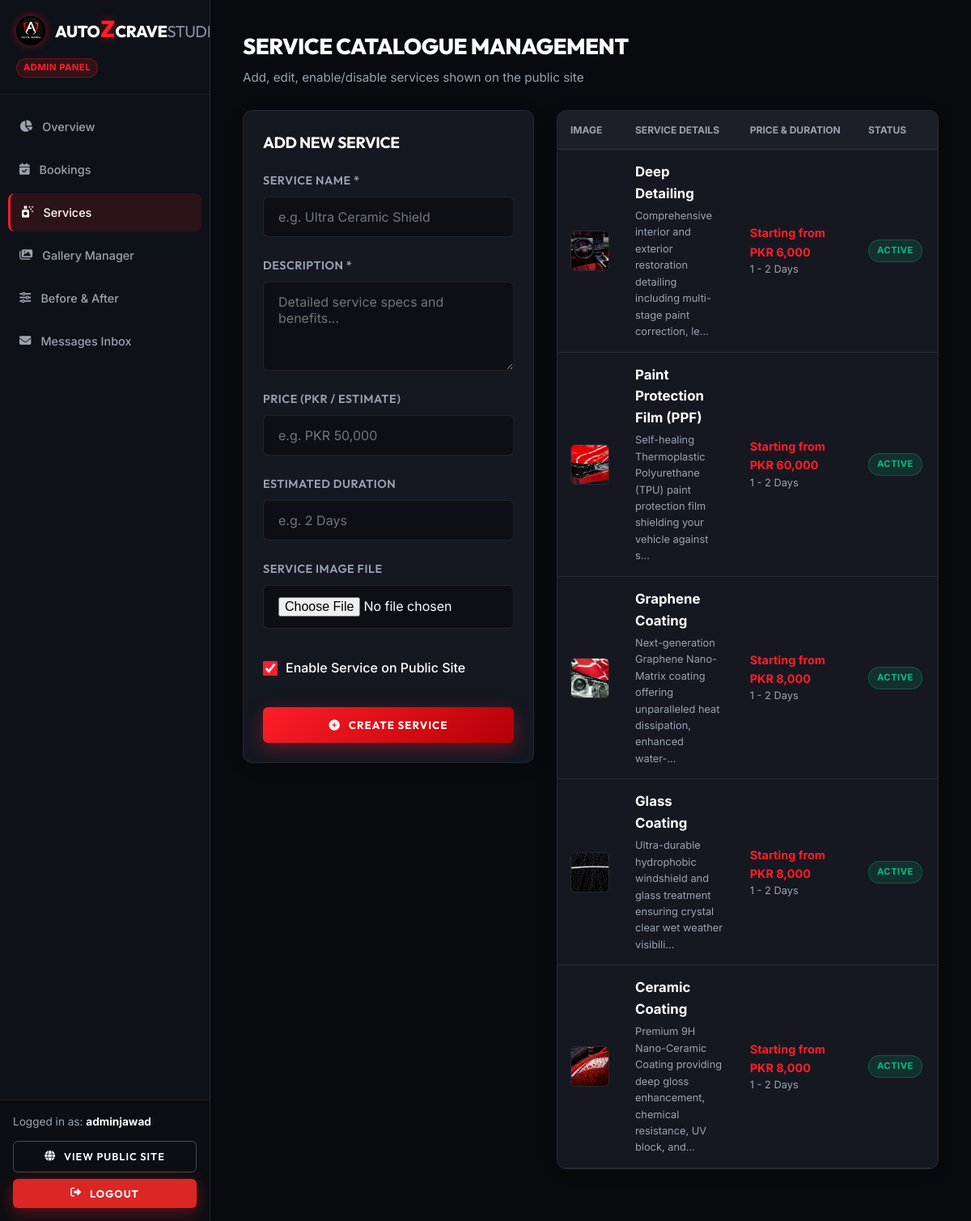
Page /admin/services (signed in) on the committed database.
### models/user.py (models this page shows, shortened)
class User(UserMixin, db.Model):
    __tablename__ = 'users'
    id = db.Column(db.Integer, primary_key=True)
    name = db.Column(db.String(100), nullable=False)
    email = db.Column(db.String(120), unique=True, nullable=False, index=True)
    password_hash = db.Column(db.String(256), nullable=False)
    role = db.Column(db.String(20), nullable=False, default='customer')  # 'admin' or 'customer'
    created_at = db.Column(db.DateTime, default=datetime.utcnow)
    def is_admin(self):
        return self.role == 'admin'

### models/service.py (models this page shows, shortened)
class Service(db.Model):
    __tablename__ = 'services'
    id = db.Column(db.Integer, primary_key=True)
    name = db.Column(db.String(100), nullable=False)
    description = db.Column(db.Text, nullable=False)
    price = db.Column(db.String(50), nullable=True)  # e.g., "PKR 45,000" or "Starting PKR 30,000"
    duration = db.Column(db.String(50), nullable=True)  # e.g., "1 - 2 Days"
    image = db.Column(db.String(255), nullable=True)
    is_active = db.Column(db.Boolean, default=True, nullable=False)
    created_at = db.Column(db.DateTime, default=datetime.utcnow)
    bookings = db.relationship('Booking', backref='service', lazy=True, cascade='all, delete-orphan')

### routes/admin.py (the view, shortened to what this page needs)
@admin_bp.route('/services', methods=['GET', 'POST'])
@admin_required
def services():
    services_list = Service.query.order_by(Service.id.desc()).all()
    return render_template('admin/services.html', services=services_list)

### routes/admin.py (called while the page is built)
def admin_required(f):
    @wraps(f)
    @login_required
    def decorated_function(*args, **kwargs):
        if not current_user.is_admin():
            flash('Admin authorization required.', 'error')
            return redirect(url_for('auth.login'))
        return f(*args, **kwargs)
    return decorated_function

### templates/admin/services.html (shortened to what this page needs)
{% extends "admin/base_admin.html" %}
{% block content %}
<div class="admin-header">
    <div>
        <h1 class="admin-page-title">SERVICE CATALOGUE MANAGEMENT</h1>
        <p style="color: var(--admin-muted); font-size: 0.95rem;">Add, edit, enable/disable services shown on the public site</p>
    </div>
</div>
<div class="admin-split-grid">
    <div class="admin-card-box">
        <h3 style="font-size: 1.2rem; margin-bottom: 20px;">ADD NEW SERVICE</h3>
        <form action="{{ url_for('admin.services') }}" method="POST" enctype="multipart/form-data" class="booking-form">
            <div class="form-group">
                <label class="form-label">Service Name *</label>
                <input type="text" name="name" class="form-control" placeholder="e.g. Ultra Ceramic Shield" required>
            </div>
            <div class="form-group">
                <label class="form-label">Description *</label>
                <textarea name="description" class="form-control" rows="4" placeholder="Detailed service specs and benefits..." required></textarea>
            </div>
            <div class="form-group">
                <label class="form-label">Price (PKR / Estimate)</label>
                <input type="text" name="price" class="form-control" placeholder="e.g. PKR 50,000">
            </div>
            <div class="form-group">
                <label class="form-label">Estimated Duration</label>
                <input type="text" name="duration" class="form-control" placeholder="e.g. 2 Days">
            </div>
            <div class="form-group">
                <label class="form-label">Service Image File</label>
                <input type="file" name="image" class="form-control" accept="image/*">
            </div>
            <div style="display: flex; align-items: center; gap: 10px; margin: 12px 0;">
                <input type="checkbox" id="is_active" name="is_active" checked style="width: 18px; height: 18px; accent-color: var(--admin-red);">
                <label for="is_active" style="color: #fff; font-weight: 500;">Enable Service on Public Site</label>
            </div>
            <button type="submit" class="btn-primary" style="width: 100%;">
                <i class="fa-solid fa-plus-circle"></i> CREATE SERVICE
            </button>
        </form>
    </div>
    <div class="admin-table-container">
        <table class="admin-table">
            <thead>
                <tr>
                    <th>IMAGE</th>
                    <th>SERVICE DETAILS</th>
                    <th>PRICE & DURATION</th>
                    <th>STATUS</th>
                    <th>ACTIONS</th>
                </tr>
            </thead>
            <tbody>
                {% for s in services %}
                <tr>
                    <td style="width: 80px;">
                        <img src="{{ url_for('static', filename=s.image) if s.image else url_for('static', filename='images/hero_car.png') }}" alt="{{ s.name }}" style="width: 70px; height: 50px; object-fit: cover; border-radius: 6px; border: 1px solid var(--admin-border);">
                    </td>
                    <td>
                        <strong style="color:#fff; display:block; font-size:1.05rem;">{{ s.name }}</strong>
                        <p style="font-size: 0.8rem; color: var(--admin-muted); max-width: 280px; margin-top: 4px;">{{ s.description[:100] }}...</p>
                    </td>
                    <td>
                        <div style="color: var(--admin-red); font-weight: 700;">{{ s.price or 'Quote' }}</div>
                        <div style="font-size: 0.8rem; color: var(--admin-muted);">{{ s.duration or 'N/A' }}</div>
                    </td>
                    <td>
                        {% if s.is_active %}
                        <span class="badge badge-completed">Active</span>
                        {% else %}
                        <span class="badge badge-cancelled">Disabled</span>
                        {% endif %}
                    </td>
                    <td>
                    </td>
                </tr>
                {% else %}
                <tr>
                    <td colspan="5" style="text-align: center; color: var(--admin-muted); padding: 40px;">No services created yet.</td>
                </tr>
                {% endfor %}
            </tbody>
        </table>
    </div>
</div>
{% endblock %}

### templates/admin/base_admin.html (shortened to what this page needs)
<!DOCTYPE html>
<html lang="en">
<head>
    <link rel="stylesheet" href="https://cdnjs.cloudflare.com/ajax/libs/font-awesome/6.4.0/css/all.min.css">
    <link rel="stylesheet" href="{{ url_for('static', filename='css/style.css') }}">
    <link rel="stylesheet" href="{{ url_for('static', filename='css/admin.css') }}">
</head>
<body class="admin-body">
    <aside class="admin-sidebar" id="adminSidebar">
        <div class="admin-sidebar-header">
            <a href="{{ url_for('admin.dashboard') }}" class="brand-logo" style="font-size: 1.25rem;">
                <img src="{{ url_for('static', filename='images/logo.jpg') }}" alt="AutozCraveStudio Logo" class="brand-logo-img" style="height: 36px;">
                <span>Auto<span class="z-red">Z</span>Crave<span class="studio-gray">Studio</span></span>
            </a>
            <span style="display:inline-block; font-size:0.7rem; color:var(--red-z); background:rgba(255,30,39,0.15); border:1px solid rgba(255,30,39,0.3); padding:2px 8px; border-radius:50px; font-weight:700; margin-top:8px; letter-spacing:0.5px;">ADMIN PANEL</span>
        </div>
        <nav class="admin-nav">
            <a href="{{ url_for('admin.dashboard') }}" class="admin-nav-item {% if request.endpoint == 'admin.dashboard' %}active{% endif %}">
                <i class="fa-solid fa-chart-pie"></i> Overview
            </a>
            <a href="{{ url_for('admin.bookings') }}" class="admin-nav-item {% if request.endpoint == 'admin.bookings' %}active{% endif %}">
                <i class="fa-solid fa-calendar-check"></i> Bookings
            </a>
            <a href="{{ url_for('admin.services') }}" class="admin-nav-item {% if request.endpoint == 'admin.services' %}active{% endif %}">
                <i class="fa-solid fa-spray-can-sparkles"></i> Services
            </a>
            <a href="{{ url_for('admin.gallery') }}" class="admin-nav-item {% if request.endpoint == 'admin.gallery' %}active{% endif %}">
                <i class="fa-solid fa-images"></i> Gallery Manager
            </a>
            <a href="{{ url_for('admin.before_after') }}" class="admin-nav-item {% if request.endpoint == 'admin.before_after' %}active{% endif %}">
                <i class="fa-solid fa-sliders"></i> Before & After
            </a>
            <a href="{{ url_for('admin.messages') }}" class="admin-nav-item {% if request.endpoint == 'admin.messages' %}active{% endif %}">
                <i class="fa-solid fa-envelope"></i> Messages Inbox
            </a>
        </nav>
        <div class="admin-sidebar-footer">
            <div style="font-size: 0.85rem; color: var(--admin-muted); margin-bottom: 12px;">
                Logged in as: <strong style="color:#fff;">{{ current_user.name }}</strong>
            </div>
            <a href="{{ url_for('main.index') }}" class="btn-outline" target="_blank" style="width: 100%; padding: 8px 14px; font-size: 0.8rem; margin-bottom: 8px; text-align: center; justify-content: center;">
                <i class="fa-solid fa-globe"></i> View Public Site
            </a>
            <a href="{{ url_for('auth.logout') }}" class="btn-primary" style="width: 100%; padding: 8px 14px; font-size: 0.8rem; background: #dc2626; text-align: center; justify-content: center;">
                <i class="fa-solid fa-right-from-bracket"></i> Logout
            </a>
        </div>
    </aside>
    <main class="admin-main">
        {% block content %}{% endblock %}
    </main>
</body>
</html>

### static/css/style.css (style rules this page uses)
:root { --bg-dark: #0a0b0e; --bg-surface: #11131a; --bg-card: rgba(20, 24, 34, 0.75); --bg-card-hover: rgba(28, 33, 46, 0.85); --border-color: rgba(255, 255, 255, 0.08); --border-accent: rgba(255, 30, 39, 0.4); --text-main: #ffffff; --text-muted: #9aa1b2; --text-subtle: #6c758d; --red-z: #ff1e27; --red-glow: rgba(255, 30, 39, 0.45); --red-gradient: linear-gradient(135deg, #ff1e27 0%, #b30006 100%); --font-heading: 'Outfit', 'Montserrat', -apple-system, sans-serif; --font-body: 'Inter', -apple-system, sans-serif; --radius-sm: 6px; --radius-md: 12px; --radius-lg: 20px; --transition: all 0.3s cubic-bezier(0.16, 1, 0.3, 1); }
*, *::before, *::after { box-sizing: border-box; margin: 0; padding: 0; }
html { scroll-behavior: smooth; font-size: 16px; }
body { background-color: var(--bg-dark); color: var(--text-main); font-family: var(--font-body); line-height: 1.6; overflow-x: hidden; min-height: 100vh; display: flex; flex-direction: column; }
h1, h2, h3, h4, h5, h6 { font-family: var(--font-heading); font-weight: 700; letter-spacing: -0.02em; color: var(--text-main); }
a { color: inherit; text-decoration: none; transition: var(--transition); }
img { max-width: 100%; height: auto; display: block; }
.brand-logo { font-family: var(--font-heading); font-size: 1.6rem; font-weight: 800; letter-spacing: -0.5px; text-transform: uppercase; color: #ffffff; display: inline-flex; align-items: center; gap: 12px; margin-right: 40px; }
.brand-logo-img { height: 44px; width: auto; border-radius: 50%; box-shadow: 0 0 12px var(--red-glow); transition: transform 0.3s ease; }
.brand-logo .z-red { color: var(--red-z); text-shadow: 0 0 12px var(--red-glow); font-size: 1.8rem; line-height: 1; margin: 0 1px; }
.brand-logo .studio-gray { color: #8a91a4; font-weight: 400; }
.btn-primary { display: inline-flex; align-items: center; justify-content: center; gap: 10px; background: var(--red-gradient); color: #ffffff; font-family: var(--font-heading); font-weight: 700; text-transform: uppercase; letter-spacing: 1px; padding: 14px 32px; border-radius: var(--radius-sm); border: none; cursor: pointer; box-shadow: 0 6px 20px rgba(255, 30, 39, 0.35); transition: var(--transition); }
.btn-outline { display: inline-flex; align-items: center; justify-content: center; gap: 10px; background: transparent; color: #ffffff; font-family: var(--font-heading); font-weight: 600; text-transform: uppercase; letter-spacing: 1px; padding: 13px 30px; border-radius: var(--radius-sm); border: 1px solid rgba(255, 255, 255, 0.25); cursor: pointer; transition: var(--transition); }
.booking-form { display: flex; flex-direction: column; gap: 24px; }
.form-group { display: flex; flex-direction: column; gap: 8px; }
.form-label { font-family: var(--font-heading); font-size: 0.9rem; font-weight: 600; text-transform: uppercase; letter-spacing: 0.5px; color: var(--text-muted); }
.form-control, .form-select { width: 100%; padding: 14px 18px; background: rgba(10, 11, 14, 0.6); border: 1px solid var(--border-color); border-radius: var(--radius-sm); color: var(--text-main); font-family: var(--font-body); font-size: 1rem; transition: var(--transition); }

### rows in the picture
User: name "adminjawad"
Service: image (picture), name "Deep Detailing", description "Comprehensive interior and exterior restoration detailing including multi-stage paint correction, le", price "Starting from PKR 6,000", duration "1 - 2 Days", is_active "ACTIVE"
Service: image (picture), name "Paint Protection Film (PPF)", description "Self-healing Thermoplastic Polyurethane (TPU) paint protection film shielding your vehicle against s", price "Starting from PKR 60,000", duration "1 - 2 Days", is_active "ACTIVE"
Service: image (picture), name "Graphene Coating", description "Next-generation Graphene Nano-Matrix coating offering unparalleled heat dissipation, enhanced water-", price "Starting from PKR 8,000", duration "1 - 2 Days", is_active "ACTIVE"
Service: image (picture), name "Glass Coating", description "Ultra-durable hydrophobic windshield and glass treatment ensuring crystal clear wet weather visibili", price "Starting from PKR 8,000", duration "1 - 2 Days", is_active "ACTIVE"
Service: image (picture), name "Ceramic Coating", description "Premium 9H Nano-Ceramic Coating providing deep gloss enhancement, chemical resistance, UV block, and", price "Starting from PKR 8,000", duration "1 - 2 Days", is_active "ACTIVE"
